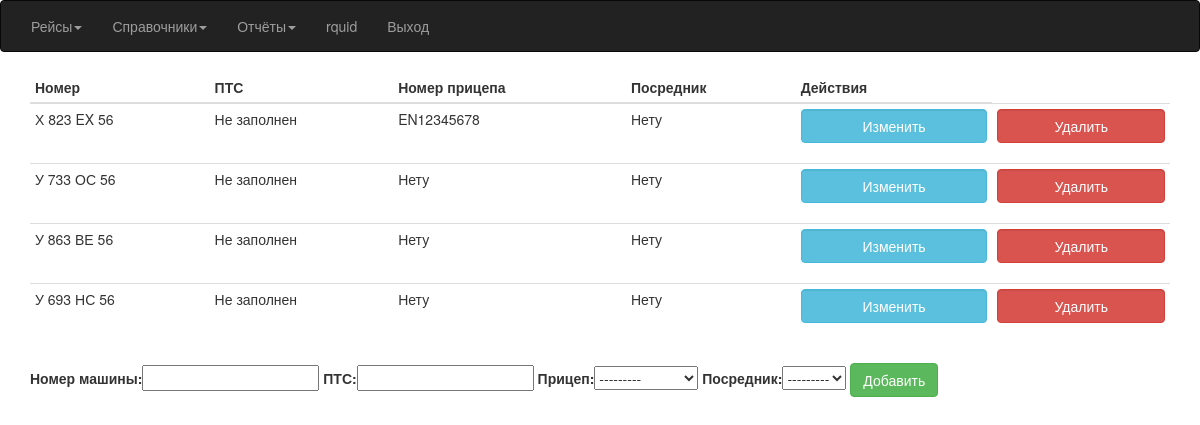
Before: /Car/ (signed in) with the older database file.
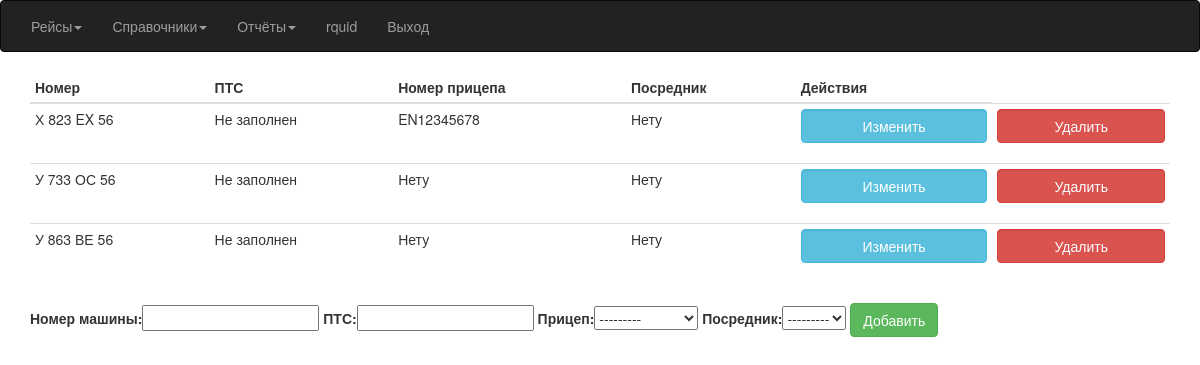
After: the same page with the newer database file.
### Avtoregion/models.py (models this page shows, shortened)
class Car(models.Model):
    id_car = models.AutoField(primary_key=True)
    number = models.CharField(max_length=11, unique=True, verbose_name='Номер машины')
    pts = models.CharField(max_length=10, null=True, blank=True, verbose_name='ПТС')
    trailer = models.ForeignKey(Trailer, blank=True, null=True)
    mediator = models.ForeignKey(Mediator, blank=True, null=True)

class Trailer(models.Model):
    id_trailer = models.AutoField(primary_key=True)
    number = models.CharField(max_length=10)
    def __str__(self):
        return '%s' % self.number

### Avtoregion/views.py (the view)
# urls.py: url(r'^Car/$', views.CarViewList.as_view(), name='CarList'),
class CarViewList(LoginRequiredMixin, ListView):
    model = Car
    template_name = 'car.html'
    context_object_name = 'qCar'
    def get_context_data(self, **kwargs):
        context = super().get_context_data(**kwargs)
        context['form'] = CarForm()
        return context

### Avtoregion/forms.py
class CarForm(ModelForm):
    class Meta:
        model = Car
        fields = ['number', 'pts', 'trailer', 'mediator']
        labels = {'number': 'Номер машины', 'pts': 'ПТС', 'trailer': 'Прицеп', 'mediator': 'Посредник'}

### templates/car.html (shortened to what this page needs)
{% extends "index.html" %}
{% block content %}
 <div class="container">
 <div class="table-responsive">
 {% if qCar %}
	 <table class="table table-hover table-condensed">
		 <thead>
			 <th>Номер</th>
			 <th>ПТС</th>
			 <th>Номер прицепа</th>
             <th>Посредник</th>
             <th>Действия</th>
		 </thead>
		 <tbody>
	 {% for q in qCar %}
	    <tr>
		    <td>
					{{ q.number }}
		    </td>
		    <td>
			        {{ q.pts|default_if_none:'Не заполнен' }}
		    </td>
		    <td>
					{{ q.trailer|default_if_none:'Нету' }}
		    </td>
            <td>
                    {{ q.mediator|default_if_none:'Нету' }}
            </td>
		    <td>
                <div class="form-group">
					<form action="update{{ q.pk }}" method="get">
                        <button class="btn btn-info form-control">Изменить</button>
		            </form>
                </div>
		 </td>
		    <td>
                <div class="form-group">
		 <form action="{% url 'CarDelete' %}" method="post">
			 <button class="btn btn-danger form-control delete-confirmation">Удалить</button>
		 </form>
         </div>
	     </td>
	    </tr>
	 {% endfor %}
		 </tbody>
	 </table>
 {% endif %}
 </div>
 <form action="add" method="post">
    {{ form.as_table }}
    <button class="btn btn-success">Добавить</button>
</form>
 </div>
{% endblock %}

Changed rows visible on the page:
removed Car: number "У 693 НС 56", pts "Не заполнен", trailer "Нету", mediator "Нету"
